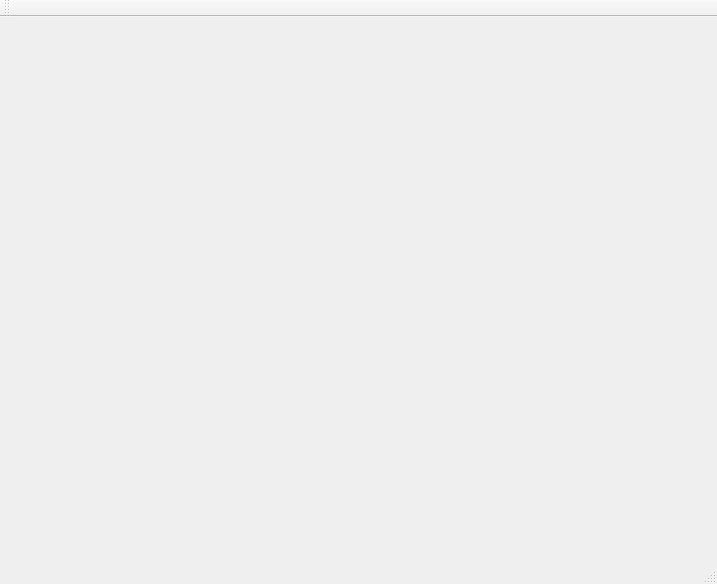
<?xml version="1.0" encoding="UTF-8"?>
<ui version="4.0">
 <class>MainWindow</class>
 <widget class="QMainWindow" name="MainWindow">
  <property name="geometry">
   <rect>
    <x>0</x>
    <y>0</y>
    <width>717</width>
    <height>584</height>
   </rect>
  </property>
  <property name="windowTitle">
   <string>MainWindow</string>
  </property>
  <widget class="QWidget" name="centralWidget">
   <widget class="QLabel" name="label">
    <property name="geometry">
     <rect>
      <x>80</x>
      <y>0</y>
      <width>600</width>
      <height>537</height>
     </rect>
    </property>
    <property name="text">
     <string/>
    </property>
    <property name="pixmap">
     <pixmap resource="resource.qrc">:/images/board.bmp</pixmap>
    </property>
   </widget>
  </widget>
  <widget class="QMenuBar" name="menuBar">
   <property name="geometry">
    <rect>
     <x>0</x>
     <y>0</y>
     <width>717</width>
     <height>19</height>
    </rect>
   </property>
  </widget>
  <widget class="QToolBar" name="mainToolBar">
   <attribute name="toolBarArea">
    <enum>TopToolBarArea</enum>
   </attribute>
   <attribute name="toolBarBreak">
    <bool>false</bool>
   </attribute>
  </widget>
  <widget class="QStatusBar" name="statusBar"/>
 </widget>
 <layoutdefault spacing="6" margin="11"/>
 <resources>
  <include location="resource.qrc"/>
 </resources>
 <connections/>
</ui>
